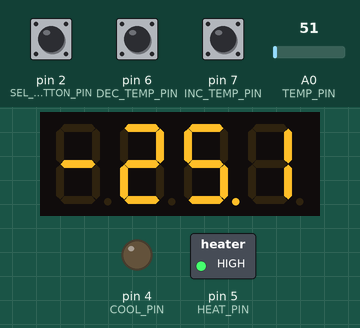
Recording of a sketch running on a simulated Arduino Uno, built with avr-gcc and run on an emulated ATmega328P. Parts: 4-digit seven-segment display, switched loads named in the sketch (green lamp = pin HIGH), output pins drawn as LEDs (lit = HIGH). Inputs (shaded band) come from the test bench; at power-on: A0 (TEMP_PIN) = 51, pin 2 (SEL_TEMP_BUTTON_PIN) HIGH, pin 6 (DEC_TEMP_PIN) HIGH, pin 7 (INC_TEMP_PIN) HIGH.

Above: at 2.8 s.
2.9 s: A0 (TEMP_PIN) set to 134
At 4.7 s:
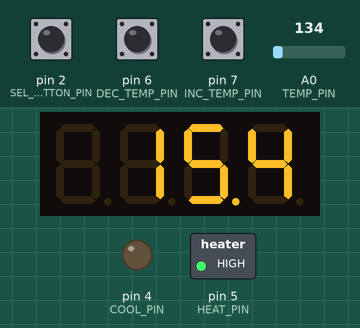
5.6 s: A0 (TEMP_PIN) set to 150
At 7.4 s:
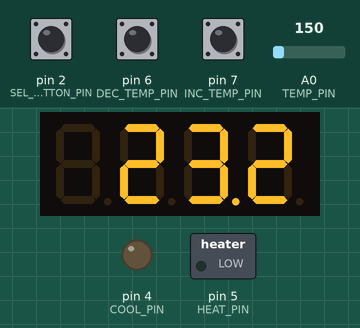
8.3 s: A0 (TEMP_PIN) set to 163
At 10.4 s:
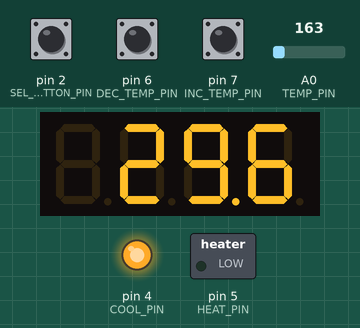
11.5 s: pin 2 (SEL_TEMP_BUTTON_PIN) pulled LOW for 2.35 s
At 15.1 s:
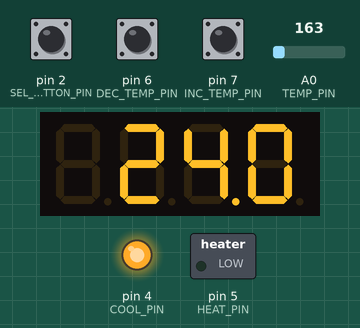
Timing chart, 0 to 16.6 s (numbered marks = the images above; inputs shaded):
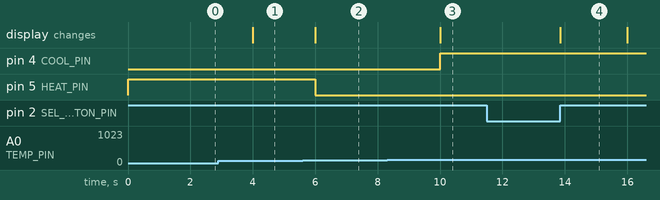

Measured:
- the behaviour switches between 149 and 150 on A0 (TEMP_PIN) (found by bisection; images 1 and 2)
- after the input at 2.9 s, the display: changes after 1.1 s (image 1)
- after the input at 5.6 s, pin 5 (HEAT_PIN): HIGH → LOW after 0.40 s; the display: changes after 0.40 s (image 2)
- after the input at 8.3 s, pin 4 (COOL_PIN): LOW → HIGH after 1.7 s; the display: changes after 1.7 s (image 3)
- after the input at 11.5 s, the display: changes after 2.4 s (image 4)

The sketch:

thermostat_TMP36.ino
```cpp
#include <Adafruit_LEDBackpack.h>

#define ON true
#define OFF false
#define INTERVAL 2
#define TEMP_ADJ_VALUE 0.5


int TEMP_PIN = A0;
int COOL_PIN = 4;
int HEAT_PIN = 5;
int SEL_TEMP_BUTTON_PIN = 2;
int INC_TEMP_PIN = 7;
int DEC_TEMP_PIN = 6;

Adafruit_7segment display = Adafruit_7segment();

bool coolMode;
bool heatMode;
bool showSetTempFlag;
float temp;
float setTemp;
float hystRes;

unsigned long lastMillis;

void setup()
{
    showSetTempFlag = false;

    display.begin(0x70);

    pinMode(COOL_PIN, OUTPUT);
    pinMode(HEAT_PIN, OUTPUT);
    pinMode(SEL_TEMP_BUTTON_PIN, INPUT_PULLUP);
    pinMode(INC_TEMP_PIN, INPUT_PULLUP);
    pinMode(DEC_TEMP_PIN, INPUT_PULLUP);

    // Create interrupt for showing the set temperature on display
    attachInterrupt(digitalPinToInterrupt(SEL_TEMP_BUTTON_PIN), showSetTemp_ISR, RISING);

    turnCoolMode(OFF);
    turnHeatMode(OFF);

    lastMillis = millis();

    setTemp = 24;
    hystRes = 1;

    // run loop code once
    temp = getTemp();

    display.print((double)temp, 1);
    display.writeDisplay();

    thermostatControl(temp);
}

void loop()
{
    if(isTimeIntervalElapsed(INTERVAL) == true)
    {
        temp = getTemp();

        if(showSetTempFlag == false)
        {
            display.print((double)temp, 1);
            display.writeDisplay();
        }

        thermostatControl(temp);
    }
    if(showSetTempFlag == true) // if show selected temp flag is true
    {
        display.print((double)setTemp, 1);
        display.writeDisplay();

        if(isTimeIntervalElapsed(INTERVAL) == true)
        {
            showSetTempFlag = false;
        }
    }
}

bool isTimeIntervalElapsed(int interval)
{
    unsigned long int currentMillis;
    currentMillis = millis();
    if(currentMillis - lastMillis >= interval * 1000)  // if more than one second passed
    {
        lastMillis = currentMillis; // update lastMillis
        return true;
    }
    return false;
}

float getTemp()
{
    int sensorInput;
    float temp;

    sensorInput = analogRead(TEMP_PIN); // read sensor
    temp = (float)sensorInput / 1024; // find percentage of input reading
    temp *= 5;  // multiply by 5 to get voltage
    temp -= 0.5; // substract the offset
    temp *= 100; // convert to degrees

    return temp;
}

void thermostatControl(float temp)
{
    if(!(temp >= setTemp - hystRes && temp <= setTemp + hystRes)) // if temp is outside hysteresis range
    {
        if(temp > setTemp + hystRes)
        {
            if(coolMode == OFF)
            {
                turnCoolMode(ON);
            }
            return;
        }
        if(temp < setTemp - hystRes)
        {
            if(heatMode == OFF)
            {
                turnHeatMode(ON);
            }
            return;
        }
    }
    else // if temp is in range
    {
        if(coolMode == ON)
        {
            turnCoolMode(OFF);
        }
        if(heatMode == ON)
        {
            turnHeatMode(OFF);
        }
    }
}

void turnCoolMode(bool onoff)
{
    if(onoff == ON) // turn cool mode ON
    {
        // turn on LED and do other things
        digitalWrite(COOL_PIN, HIGH);
        turnHeatMode(OFF);
        coolMode = ON;
    }
    else // turn cool mode OFF
    {
        digitalWrite(COOL_PIN, LOW);
        coolMode = OFF;
    }
}

void turnHeatMode(bool onoff)
{
    if(onoff == ON) // turn heat mode ON
    {
        // turn on LED and do other things
        digitalWrite(HEAT_PIN, HIGH);
        turnCoolMode(OFF);
        heatMode = ON;
    }
    else // turn heat mode OFF
    {
        digitalWrite(HEAT_PIN, LOW);
        heatMode = OFF;
    }
}

void showSetTemp_ISR()
{
    showSetTempFlag = true;

    if(digitalRead(INC_TEMP_PIN) == HIGH) // Increase temperature
    {
        setTemp += TEMP_ADJ_VALUE;
    }
    if(digitalRead(DEC_TEMP_PIN) == HIGH) // Decrease temperature
    {
        setTemp -= TEMP_ADJ_VALUE;
    }
}
```
